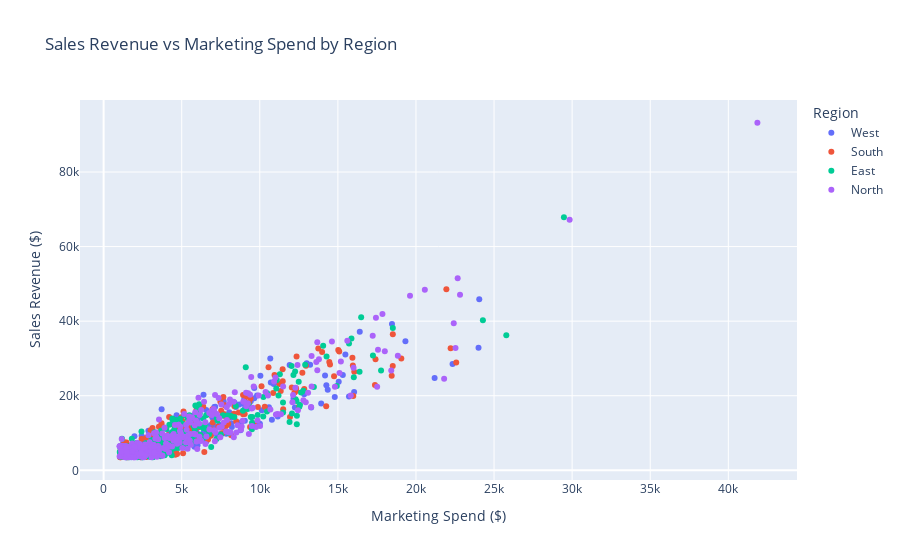
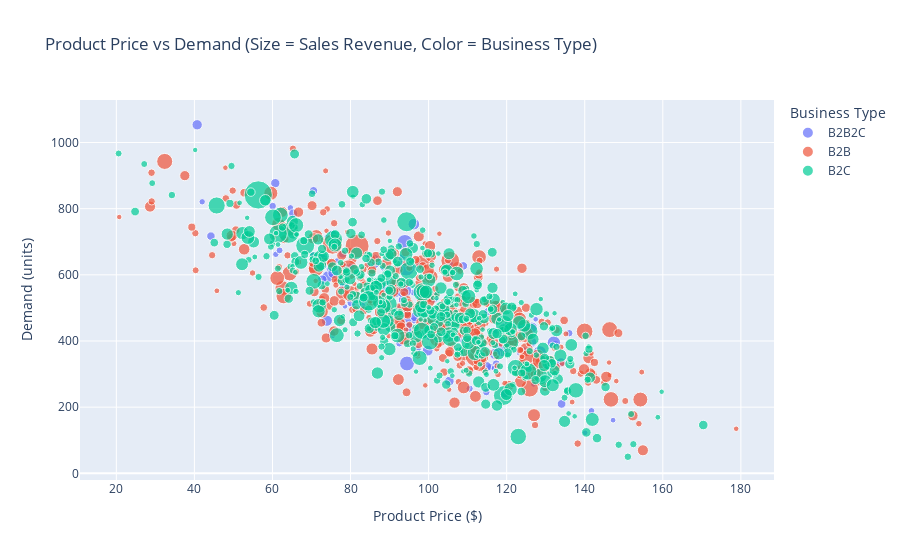
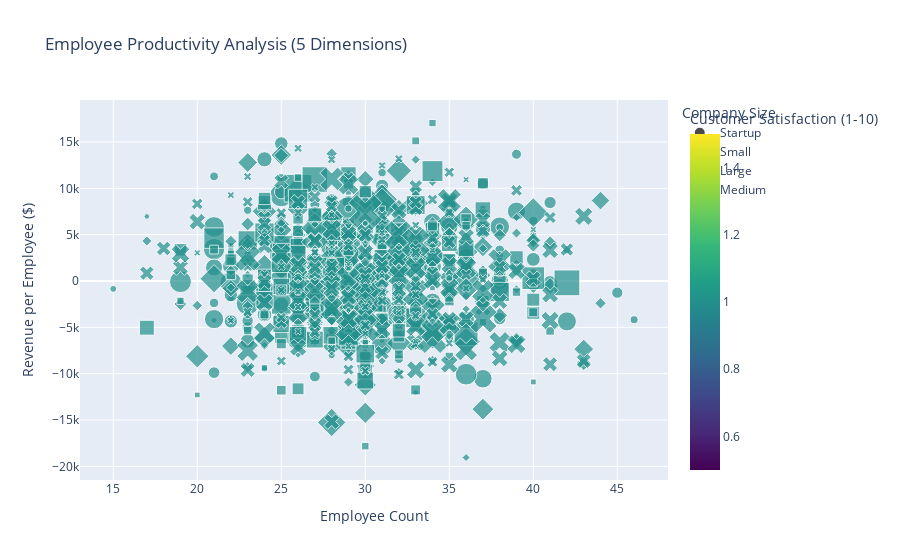

The code cell stored with these charts, in order, in its notebook:
### Code cell
# 2. MULTI-DIMENSIONAL SCATTER PLOTS
print("\n 2. MULTI-DIMENSIONAL SCATTER PLOTS")
print("=" * 40)

# Color-coded scatter plot (3rd dimension)
print("2.1 Color-Coded Scatter Plot:")
fig1 = px.scatter(
 df,
 x='marketing_spend',
 y='sales_revenue',
 color='region',
 title="Sales Revenue vs Marketing Spend by Region",
 labels={
 'marketing_spend': 'Marketing Spend ($)',
 'sales_revenue': 'Sales Revenue ($)',
 'region': 'Region'
 },
 hover_data=['customer_satisfaction', 'employee_count']
)
fig1.show()

# Size-coded scatter plot (4th dimension)
print("\n2.2 Size-Coded Scatter Plot:")
fig2 = px.scatter(
 df,
 x='product_price',
 y='demand',
 size='sales_revenue',
 color='business_type',
 title="Product Price vs Demand (Size = Sales Revenue, Color = Business Type)",
 labels={
 'product_price': 'Product Price ($)',
 'demand': 'Demand (units)',
 'sales_revenue': 'Sales Revenue ($)',
 'business_type': 'Business Type'
 },
 size_max=20
)
fig2.show()

# Color and size combined (5 dimensions)
print("\n2.3 Five-Dimensional Scatter Plot:")
fig3 = px.scatter(
 df,
 x='employee_count',
 y='revenue_per_employee',
 size='marketing_spend',
 color='customer_satisfaction',
 symbol='company_size',
 title="Employee Productivity Analysis (5 Dimensions)",
 labels={
 'employee_count': 'Employee Count',
 'revenue_per_employee': 'Revenue per Employee ($)',
 'marketing_spend': 'Marketing Spend ($)',
 'customer_satisfaction': 'Customer Satisfaction (1-10)',
 'company_size': 'Company Size'
 },
 color_continuous_scale='viridis',
 size_max=25
)
fig3.show()

print(" Multi-dimensional insights:")
print("• Color encoding reveals regional patterns in business performance")
print("• Size encoding shows how sales volume relates to pricing strategies")
print("• Symbol shapes distinguish company size categories")
print("• Combined encoding reveals complex multi-factor relationships")

### Figure 1 — Plotly figure (JSON) as saved in the notebook; plotly's stock layout.template omitted (floating-point values rounded to 4 significant figures; data arrays with more than 128 entries replaced by an {"elided": "..."} marker saying what was removed)
{"data": [{"customdata": {"elided": "221x2 float values"}, "hovertemplate": "Region=West<br>Marketing Spend ($)=%{x}<br>Sales Revenue ($)=%{y}<br>customer_satisfaction=%{customdata[0]}<br>employee_count=%{customdata[1]}<extra></extra>", "legendgroup": "West", "marker": {"color": "#636efa", "symbol": "circle"}, "mode": "markers", "name": "West", "orientation": "v", "showlegend": true, "type": "scatter", "x": {"elided": "221 float values"}, "xaxis": "x", "y": {"elided": "221 float values"}, "yaxis": "y"}, {"customdata": {"elided": "245x2 float values"}, "hovertemplate": "Region=South<br>Marketing Spend ($)=%{x}<br>Sales Revenue ($)=%{y}<br>customer_satisfaction=%{customdata[0]}<br>employee_count=%{customdata[1]}<extra></extra>", "legendgroup": "South", "marker": {"color": "#EF553B", "symbol": "circle"}, "mode": "markers", "name": "South", "orientation": "v", "showlegend": true, "type": "scatter", "x": {"elided": "245 float values"}, "xaxis": "x", "y": {"elided": "245 float values"}, "yaxis": "y"}, {"customdata": {"elided": "238x2 float values"}, "hovertemplate": "Region=East<br>Marketing Spend ($)=%{x}<br>Sales Revenue ($)=%{y}<br>customer_satisfaction=%{customdata[0]}<br>employee_count=%{customdata[1]}<extra></extra>", "legendgroup": "East", "marker": {"color": "#00cc96", "symbol": "circle"}, "mode": "markers", "name": "East", "orientation": "v", "showlegend": true, "type": "scatter", "x": {"elided": "238 float values"}, "xaxis": "x", "y": {"elided": "238 float values"}, "yaxis": "y"}, {"customdata": {"elided": "296x2 float values"}, "hovertemplate": "Region=North<br>Marketing Spend ($)=%{x}<br>Sales Revenue ($)=%{y}<br>customer_satisfaction=%{customdata[0]}<br>employee_count=%{customdata[1]}<extra></extra>", "legendgroup": "North", "marker": {"color": "#ab63fa", "symbol": "circle"}, "mode": "markers", "name": "North", "orientation": "v", "showlegend": true, "type": "scatter", "x": {"elided": "296 float values"}, "xaxis": "x", "y": {"elided": "296 float values"}, "yaxis": "y"}], "layout": {"legend": {"title": {"text": "Region"}, "tracegroupgap": 0}, "title": {"text": "Sales Revenue vs Marketing Spend by Region"}, "xaxis": {"anchor": "y", "domain": [0, 1], "title": {"text": "Marketing Spend ($)"}}, "yaxis": {"anchor": "x", "domain": [0, 1], "title": {"text": "Sales Revenue ($)"}}}}

### Figure 2 — Plotly figure (JSON) as saved in the notebook; plotly's stock layout.template omitted (floating-point values rounded to 4 significant figures; data arrays with more than 128 entries replaced by an {"elided": "..."} marker saying what was removed)
{"data": [{"hovertemplate": "Business Type=B2B2C<br>Product Price ($)=%{x}<br>Demand (units)=%{y}<br>Sales Revenue ($)=%{marker.size}<extra></extra>", "legendgroup": "B2B2C", "marker": {"color": "#636efa", "size": [6379.0, 14630.0, 5225.0, 5481.0, 11080.0, 7857.0, 6054.0, 32640.0, 6486.0, 6457.0, 15950.0, 9581.0, 7240.0, 5422.0, 4775.0, 8143.0, 5433.0, 4149.0, 3902.0, 9017.0, 11320.0, 8970.0, 4591.0, 9707.0, 31910.0, 5038.0, 10090.0, 9912.0, 16460.0, 27980.0, 13160.0, 6427.0, 20190.0, 6500.0, 16050.0, 10510.0, 10440.0, 30000.0, 6179.0, 12200.0, 7526.0, 4554.0, 13590.0, 10150.0, 21020.0, 3714.0, 4797.0, 10860.0, 3543.0, 7808.0, 4776.0, 10150.0, 8149.0, 3973.0, 19270.0, 23650.0, 5552.0, 5689.0, 6699.0, 14740.0, 15480.0, 6388.0, 6179.0, 12450.0, 8525.0, 15110.0, 8323.0, 8474.0, 7114.0, 3514.0, 3659.0, 4277.0, 14290.0, 4378.0, 9629.0, 5882.0, 28020.0, 25730.0, 7193.0, 13330.0, 29060.0, 6323.0, 8470.0, 5755.0, 34770.0, 4737.0, 6245.0, 4088.0, 3659.0, 15120.0, 12510.0, 3821.0, 4653.0, 10700.0, 4344.0, 14800.0, 9682.0, 4775.0, 27520.0], "sizemode": "area", "sizeref": 233.0, "symbol": "circle"}, "mode": "markers", "name": "B2B2C", "orientation": "v", "showlegend": true, "type": "scatter", "x": [96.24, 73.94, 107.9, 93.98, 105.3, 75.17, 110.5, 90.06, 96.25, 132.4, 96.22, 80.27, 117.3, 141.7, 105.5, 78.88, 97.7, 104.3, 147.3, 134.1, 78.41, 99.22, 97.8, 119.6, 93.5, 64.59, 94.46, 97.39, 124.0, 118.7, 126.3, 115.8, 128.5, 97.16, 74.2, 133.9, 105.8, 93.93, 74.0, 96.57, 93.28, 93.84, 99.77, 91.43, 132.1, 127.4, 60.86, 72.74, 78.58, 108.1, 129.5, 60.73, 70.51, 126.9, 124.3, 94.79, 61.82, 80.19, 60.05, 117.0, 101.2, 114.8, 105.6, 40.71, 78.02, 83.29, 115.2, 44.24, 93.19, 113.6, 110.5, 70.33, 126.4, 76.61, 65.3, 92.49, 85.73, 94.46, 75.39, 119.6, 93.66, 136.0, 108.9, 83.02, 94.27, 85.86, 117.3, 85.59, 88.27, 75.18, 114.8, 140.1, 72.85, 118.0, 116.8, 75.63, 100.5, 41.99, 72.62], "xaxis": "x", "y": [546.7, 461.3, 533.6, 556.5, 278.6, 419.1, 256.1, 559.0, 462.6, 391.1, 753.3, 516.1, 331.2, 188.6, 605.2, 621.4, 532.6, 464.1, 160.7, 209.9, 565.6, 458.6, 550.8, 242.1, 488.4, 802.5, 459.0, 625.2, 365.9, 375.7, 397.2, 321.4, 366.0, 375.0, 594.4, 335.0, 479.1, 697.7, 711.7, 473.5, 524.4, 515.7, 371.0, 544.4, 395.1, 465.8, 662.0, 585.3, 504.5, 408.1, 259.8, 877.1, 854.3, 269.0, 438.3, 434.2, 674.0, 626.9, 807.9, 361.0, 531.6, 245.4, 631.0, 1054.0, 663.3, 530.9, 488.3, 717.1, 652.5, 382.0, 460.8, 661.9, 440.6, 642.8, 785.3, 392.5, 640.3, 332.0, 725.4, 441.1, 553.8, 423.6, 627.1, 506.6, 622.5, 571.4, 431.4, 537.9, 619.9, 621.6, 322.3, 122.6, 656.0, 495.1, 317.9, 605.4, 414.0, 820.8, 639.8], "yaxis": "y"}, {"hovertemplate": "Business Type=B2B<br>Product Price ($)=%{x}<br>Demand (units)=%{y}<br>Sales Revenue ($)=%{marker.size}<extra></extra>", "legendgroup": "B2B", "marker": {"color": "#EF553B", "size": {"elided": "404 float values"}, "sizemode": "area", "sizeref": 233.0, "symbol": "circle"}, "mode": "markers", "name": "B2B", "orientation": "v", "showlegend": true, "type": "scatter", "x": {"elided": "404 float values"}, "xaxis": "x", "y": {"elided": "404 float values"}, "yaxis": "y"}, {"hovertemplate": "Business Type=B2C<br>Product Price ($)=%{x}<br>Demand (units)=%{y}<br>Sales Revenue ($)=%{marker.size}<extra></extra>", "legendgroup": "B2C", "marker": {"color": "#00cc96", "size": {"elided": "497 float values"}, "sizemode": "area", "sizeref": 233.0, "symbol": "circle"}, "mode": "markers", "name": "B2C", "orientation": "v", "showlegend": true, "type": "scatter", "x": {"elided": "497 float values"}, "xaxis": "x", "y": {"elided": "497 float values"}, "yaxis": "y"}], "layout": {"legend": {"itemsizing": "constant", "title": {"text": "Business Type"}, "tracegroupgap": 0}, "title": {"text": "Product Price vs Demand (Size = Sales Revenue, Color = Business Type)"}, "xaxis": {"anchor": "y", "domain": [0, 1], "title": {"text": "Product Price ($)"}}, "yaxis": {"anchor": "x", "domain": [0, 1], "title": {"text": "Demand (units)"}}}}

### Figure 3 — Plotly figure (JSON) as saved in the notebook; plotly's stock layout.template omitted (floating-point values rounded to 4 significant figures; data arrays with more than 128 entries replaced by an {"elided": "..."} marker saying what was removed)
{"data": [{"hovertemplate": "Company Size=Startup<br>Employee Count=%{x}<br>Revenue per Employee ($)=%{y}<br>Marketing Spend ($)=%{marker.size}<br>Customer Satisfaction (1-10)=%{marker.color}<extra></extra>", "legendgroup": "Startup", "marker": {"color": {"elided": "215 float values"}, "coloraxis": "coloraxis", "size": {"elided": "215 float values"}, "sizemode": "area", "sizeref": 66.98, "symbol": "circle"}, "mode": "markers", "name": "Startup", "orientation": "v", "showlegend": true, "type": "scatter", "x": {"elided": "215 int values"}, "xaxis": "x", "y": {"elided": "215 float values"}, "yaxis": "y"}, {"hovertemplate": "Company Size=Small<br>Employee Count=%{x}<br>Revenue per Employee ($)=%{y}<br>Marketing Spend ($)=%{marker.size}<br>Customer Satisfaction (1-10)=%{marker.color}<extra></extra>", "legendgroup": "Small", "marker": {"color": {"elided": "300 float values"}, "coloraxis": "coloraxis", "size": {"elided": "300 float values"}, "sizemode": "area", "sizeref": 66.98, "symbol": "diamond"}, "mode": "markers", "name": "Small", "orientation": "v", "showlegend": true, "type": "scatter", "x": {"elided": "300 int values"}, "xaxis": "x", "y": {"elided": "300 float values"}, "yaxis": "y"}, {"hovertemplate": "Company Size=Large<br>Employee Count=%{x}<br>Revenue per Employee ($)=%{y}<br>Marketing Spend ($)=%{marker.size}<br>Customer Satisfaction (1-10)=%{marker.color}<extra></extra>", "legendgroup": "Large", "marker": {"color": {"elided": "206 float values"}, "coloraxis": "coloraxis", "size": {"elided": "206 float values"}, "sizemode": "area", "sizeref": 66.98, "symbol": "square"}, "mode": "markers", "name": "Large", "orientation": "v", "showlegend": true, "type": "scatter", "x": {"elided": "206 int values"}, "xaxis": "x", "y": {"elided": "206 float values"}, "yaxis": "y"}, {"hovertemplate": "Company Size=Medium<br>Employee Count=%{x}<br>Revenue per Employee ($)=%{y}<br>Marketing Spend ($)=%{marker.size}<br>Customer Satisfaction (1-10)=%{marker.color}<extra></extra>", "legendgroup": "Medium", "marker": {"color": {"elided": "279 float values"}, "coloraxis": "coloraxis", "size": {"elided": "279 float values"}, "sizemode": "area", "sizeref": 66.98, "symbol": "x"}, "mode": "markers", "name": "Medium", "orientation": "v", "showlegend": true, "type": "scatter", "x": {"elided": "279 int values"}, "xaxis": "x", "y": {"elided": "279 float values"}, "yaxis": "y"}], "layout": {"coloraxis": {"colorbar": {"title": {"text": "Customer Satisfaction (1-10)"}}, "colorscale": [[0, "#440154"], [0.1111, "#482878"], [0.2222, "#3e4989"], [0.3333, "#31688e"], [0.4444, "#26828e"], [0.5556, "#1f9e89"], [0.6667, "#35b779"], [0.7778, "#6ece58"], [0.8889, "#b5de2b"], [1, "#fde725"]]}, "legend": {"itemsizing": "constant", "title": {"text": "Company Size"}, "tracegroupgap": 0}, "title": {"text": "Employee Productivity Analysis (5 Dimensions)"}, "xaxis": {"anchor": "y", "domain": [0, 1], "title": {"text": "Employee Count"}}, "yaxis": {"anchor": "x", "domain": [0, 1], "title": {"text": "Revenue per Employee ($)"}}}}
